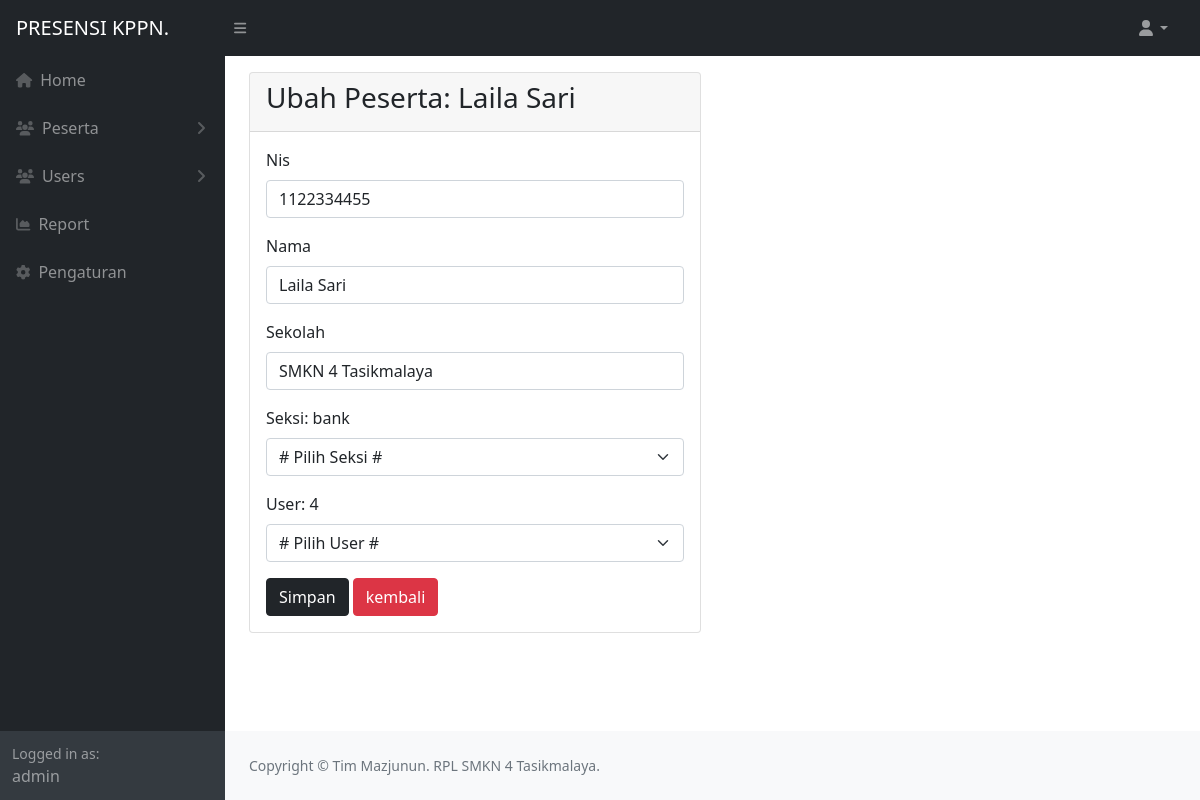
Screenshot of /index.php?nav=ubah-peserta&id=8 (signed in) with the database file from the repository.
### tables this page shows
CREATE TABLE `tb_peserta` (
  `id_peserta` int NOT NULL,
  `NIS` varchar(255) DEFAULT NULL,
  `nama` varchar(255) DEFAULT NULL,
  `seksi` varchar(255) DEFAULT NULL,
  `id_user` int DEFAULT NULL,
  `sekolah` varchar(50) DEFAULT NULL,
  PRIMARY KEY (`id_peserta`)
);

### pages/ubah-peserta.php (the view, shortened to what this page needs)
<?php
$get_id = $_GET['id'];
$query = mysqli_query($db, "select * from tb_peserta where id_peserta=$get_id");
$data = mysqli_fetch_assoc($query);
?>
<div class="row">
  <div class="col-md-6">
    <div class="card mt-3">
      <div class="card-header">
        <h3>
          Ubah Peserta: <?=$data['nama']?>
        </h3>
      </div>
      <div class="card-body">
        <form action="" method="post">
          <div class="mb-3">
            <label for="exampleInputNis1" class="form-label">Nis</label>
            <input type="nis" name="nis" value="<?=$data['NIS']?>" class="form-control" id="exampleInputNis1" required autofocus>
          </div>
          <div class="mb-3">
            <label for="exampleInputNama1" class="form-label">Nama</label>
            <input type="nama" name="nama" value="<?=$data['nama']?>" class="form-control" id="exampleInputNama1" required>
          </div>
          <div class="mb-3">
            <label for="exampleInputSekolah1" class="form-label">Sekolah</label>
            <input type="sekolah" name="sekolah" value="<?=$data['sekolah']?>" class="form-control" id="exampleInputSekolah1" required>
          </div>
          <div class="mb-3">
            <label class="form-label">Seksi: <?=$data['seksi']?></label>
            <select class="form-select" name="seksi" required>
              <option value=""># Pilih Seksi #</option>
            </select>
          </div>
          <div class="mb-3">
            <label class="form-label">User: <?=$data['id_user']?></label>
            <select name="user" class="form-select" required>
              <option value=""># Pilih User #</option>
            </select>
          </div>
          <button type="submit" name="kirim" class="btn btn-dark">Simpan</button>
          <a href="?nav=peserta" class="btn btn-danger">kembali</a>
        </form>
      </div>
    </div>
  </div>
</div>

### rows the page displays
tb_peserta: nama "Laila Sari", nis "1122334455", sekolah "SMKN 4 Tasikmalaya", seksi "bank", id_user "4"

### other values shown
$_SESSION['level'] "admin"
